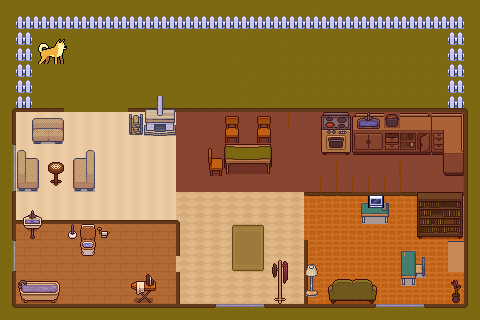

This game map was drawn from its Tiled (.tmx) file and the tilesets committed beside it. A one-line description and the trimmed map source follow:
An orthogonal 30x20 tile map with 16x16 px tiles, 7 tile layers (Boden, fences, Wand, Moebel, ...), 1 hidden layer not drawn, 9 tilesets.

<map version="1.10" tiledversion="1.10.1" orientation="orthogonal" renderorder="right-down" width="30" height="20" tilewidth="16" tileheight="16" infinite="0" nextlayerid="13" nextobjectid="1">
 <editorsettings>
  <export target="../../../../../public/maps/haus-alte-dame/haus-alte-dame.json" format="json" />
 </editorsettings>
 <tileset firstgid="1" source="../Elements/PC.tsx" />
 <tileset firstgid="161" source="../Elements/TopDownHouse_FloorsAndWalls.tsx" />
 <tileset firstgid="323" source="../Elements/TopDownHouse_FurnitureState2.tsx" />
 <tileset firstgid="557" source="../Elements/Interiors_free_16x16.tsx" />
 <tileset firstgid="1981" source="../Elements/TopDownHouse_SmallItems.tsx" />
 <tileset firstgid="2045" source="../Elements/Dog.tsx" />
 <tileset firstgid="2081" source="../Elements/PC_2.tsx" />
 <tileset firstgid="2375" source="../Elements/Baum.tsx" />
 <tileset firstgid="2439" source="../../../../accessible.tsx" />
 <layer id="1" name="Boden" width="30" height="20" locked="1">
  <data>[600 cells, 599 non-empty, 18 distinct tile ids]</data>
 </layer>
 <layer id="12" name="fences" width="30" height="20">
  <data>[600 cells, 38 non-empty, 1 distinct tile ids]</data>
 </layer>
 <layer id="2" name="Wand" width="30" height="20">
  <data>[600 cells, 109 non-empty, 22 distinct tile ids]</data>
 </layer>
 <layer id="3" name="Moebel" width="30" height="20">
  <data>[600 cells, 134 non-empty, 132 distinct tile ids]</data>
 </layer>
 <layer id="11" name="dog" width="30" height="20">
  <data>[600 cells, 6 non-empty, 6 distinct tile ids]</data>
 </layer>
 <layer id="10" name="###player###" width="30" height="20">
  <data>[600 cells, 0 non-empty, 0 distinct tile ids]</data>
 </layer>
 <layer id="8" name="upper layer" width="30" height="20" opacity="0.5">
  <data>[600 cells, 25 non-empty, 24 distinct tile ids]</data>
 </layer>
 <layer id="9" name="accessible" width="30" height="20" visible="0" opacity="0.48">
  <data>[600 cells, 600 non-empty, 2 distinct tile ids]</data>
 </layer>
</map>
